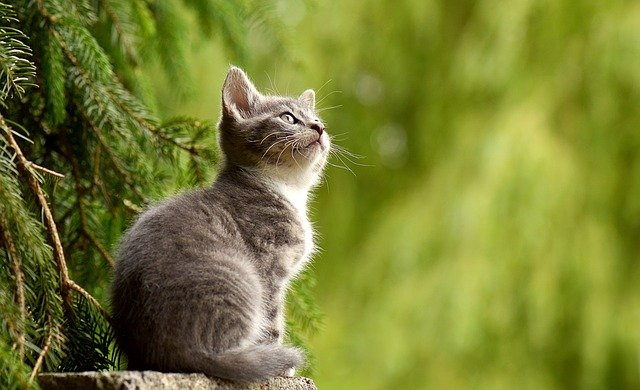
#> input picture img.jpg, 640 x 390 px
$ python '08.이미지 대칭.py'
#> lines starting #> are read from the running program, lines starting #| are printed output that depends on the picture
# -*- coding: utf-8 -*-
"""
Created on Mon Mar 28 02:25:18 2022

@author: PC
"""

#좌우 대칭
import cv2
'''img = cv2.imread('img.jpg')
flip_horizantal = cv2.flip(img, 1) #flipcode>0 : 좌우대칭

cv2.imshow('img', img)
cv2.imshow('flip_horizantal', flip_horizantal)
cv2.waitKey(0)
cv2.destroyAllWindows()'''


#상하 대칭
img = cv2.imread('img.jpg')
#> img is the input picture: shape (390, 640, 3); mean B, G, R 50.4, 126.1, 119.4
flip_vertical = cv2.flip(img, 0) #flipcode=0 : 상하대칭
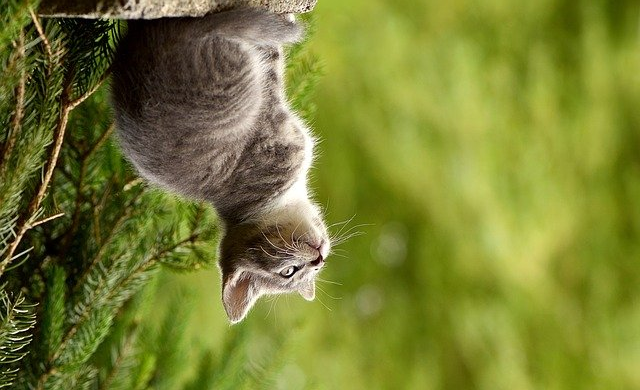
#> flip_vertical: shape (390, 640, 3); mean B, G, R 50.4, 126.1, 119.4

cv2.imshow('img', img)
cv2.imshow('flip_vertical', flip_vertical)
cv2.waitKey(0)
cv2.destroyAllWindows()

#상하 좌우 대칭 : flipcode <0

$ run again, with paper.jpg copied over img.jpg
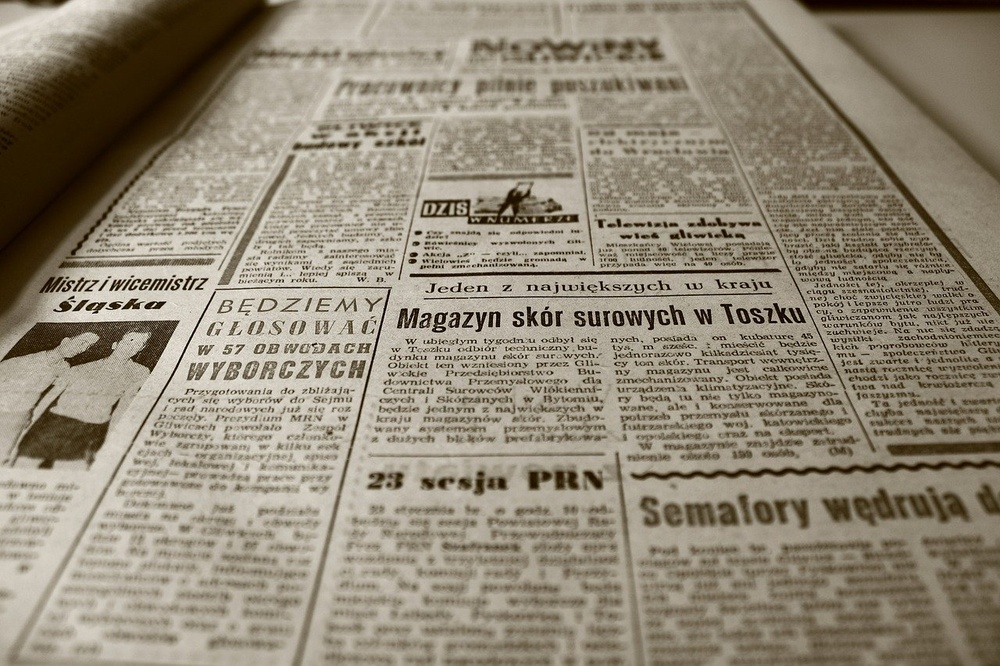
#> input picture paper.jpg, 1000 x 666 px, shrunk from 1280 x 853 before the run
#> img is the input picture: shape (666, 1000, 3); mean B, G, R 118.1, 135.9, 145.1
#> `flip_vertical = cv2.flip(img, 0)`:
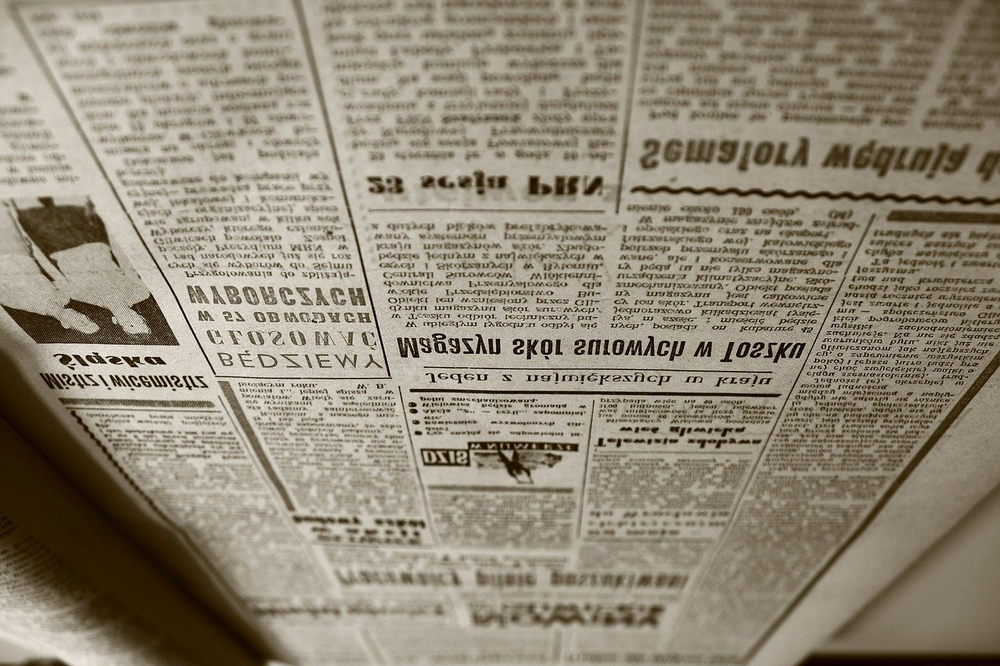
#> flip_vertical: shape (666, 1000, 3); mean B, G, R 118.1, 135.9, 145.1
